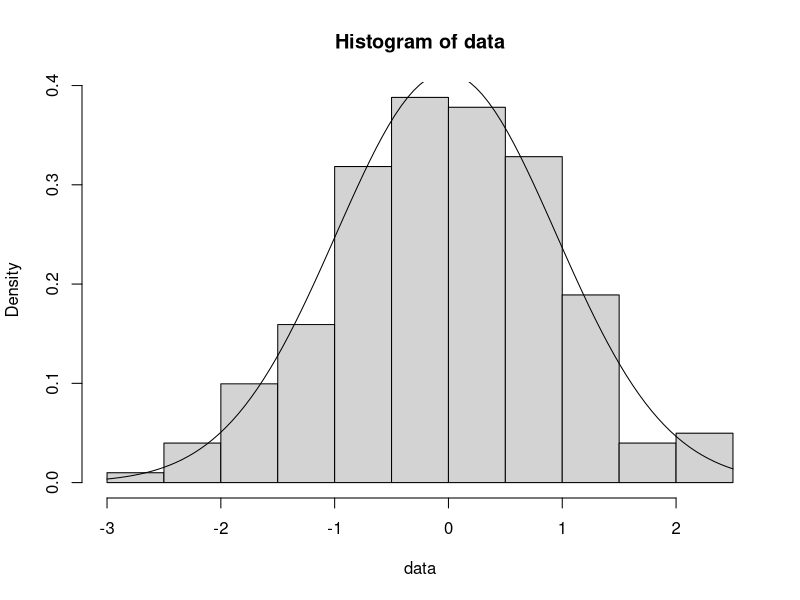
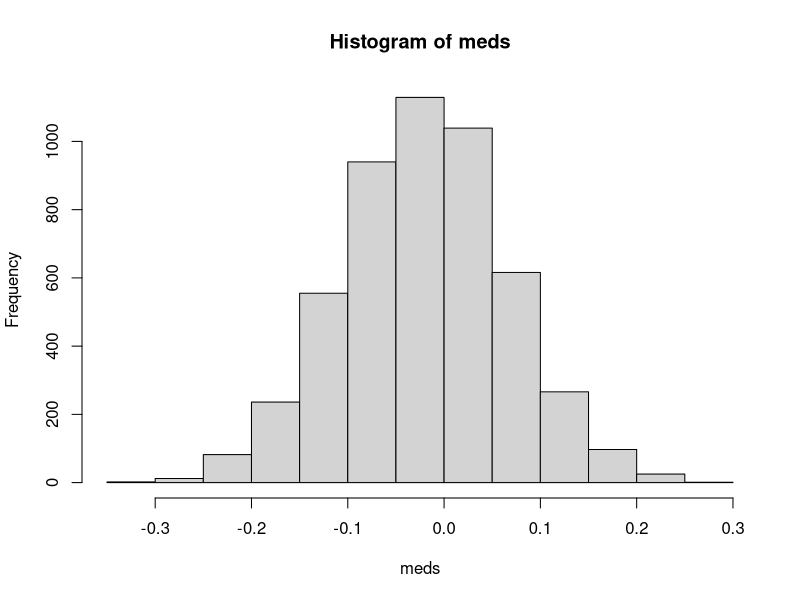

Write the R code that produced these figures, in order.
## ---- chunk 1
knitr::opts_chunk$set(echo = TRUE)
## ---- chunk 2
library(magrittr)
## ---- chunk 3
N = 201
data = rnorm(N)
mle.mean <- mean(data)
mle.sd <- sqrt(((N-1)/N)*var(data))
hist(data,freq = FALSE)
curve(dnorm(x,mle.mean,mle.sd),add = TRUE)
## ---- chunk 4
n = 5000
meds = NA

for (i in 1:n) {
  re.samp = rnorm(N, mle.mean, mle.sd)
  meds[i] = median(re.samp)
}

hist(meds)
## ---- chunk 5
ci = quantile(meds,c(0.025,0.975))

(ci[1] < 0 & ci[2] > 0)
## ---- chunk 6
gen.ci.med = function( n = 5000, N = 201, parm.int = 0){
  data = rnorm(N)
  mle.mean <- mean(data)
  mle.sd <- sqrt(((N-1)/N)*var(data))
  meds = rbeta(n,101,101) %>% qnorm(mean = mle.mean, sd = mle.sd)
  ci = quantile(meds,c(0.025,0.975))
  return (ci[1] < parm.int & ci[2] > parm.int)
}

ci.contain = NA
for (i in 1:1000) {
  ci.contain[i] = gen.ci.med()
}
mean(ci.contain)
